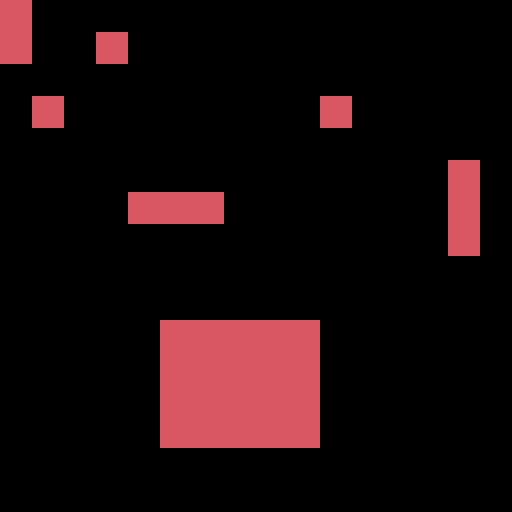

A 2D game scene composited from a Tiled map and its tileset images. What follows is a short description and the map's XML, with every tile layer's data as written:
An orthogonal 16x16 tile map with 32x32 px tiles, 4 tile layers (regions, input_ground, output_collision, output_ground), 2 tilesets.

<map version="1.10" tiledversion="1.11.0" orientation="orthogonal" renderorder="right-down" width="16" height="16" tilewidth="32" tileheight="32" infinite="0" nextlayerid="6" nextobjectid="1">
 <tileset firstgid="1" source="tile_castle_grey.tsx" />
 <tileset firstgid="226" source="tile_castle_grey_v1.tsx" />
 <layer id="2" name="regions" width="16" height="16">
  <data encoding="csv">
17,0,0,0,0,0,0,0,0,0,0,0,0,0,0,0,
32,0,0,263,0,0,0,0,0,0,0,0,0,0,0,0,
0,0,0,0,0,0,0,0,0,0,0,0,0,0,0,0,
0,257,0,0,0,0,0,0,0,0,40,0,0,0,0,0,
0,0,0,0,0,0,0,0,0,0,0,0,0,0,0,0,
0,0,0,0,0,0,0,0,0,0,0,0,0,0,18,0,
0,0,0,0,20,21,22,0,0,0,0,0,0,0,33,0,
0,0,0,0,0,0,0,0,0,0,0,0,0,0,33,0,
0,0,0,0,0,0,0,0,0,0,0,0,0,0,0,0,
0,0,0,0,0,0,0,0,0,0,0,0,0,0,0,0,
0,0,0,0,0,32,32,32,32,32,0,0,0,0,0,0,
0,0,0,0,0,32,32,32,32,32,0,0,0,0,0,0,
0,0,0,0,0,32,32,32,32,32,0,0,0,0,0,0,
0,0,0,0,0,32,32,32,32,32,0,0,0,0,0,0,
0,0,0,0,0,0,0,0,0,0,0,0,0,0,0,0,
0,0,0,0,0,0,0,0,0,0,0,0,0,0,0,0
</data>
 </layer>
 <layer id="3" name="input_ground" width="16" height="16">
  <data encoding="csv">
17,0,0,0,0,0,0,0,0,0,0,0,0,0,0,0,
32,0,0,263,0,0,0,0,0,0,0,0,0,0,0,0,
0,0,0,0,0,0,0,0,0,0,0,0,0,0,0,0,
0,257,0,0,0,0,0,0,0,0,40,0,0,0,0,0,
0,0,0,0,0,0,0,0,0,0,0,0,0,0,0,0,
0,0,0,0,0,0,0,0,0,0,0,0,0,0,18,0,
0,0,0,0,20,21,22,0,0,0,0,0,0,0,33,0,
0,0,0,0,0,0,0,0,0,0,0,0,0,0,33,0,
0,0,0,0,0,0,0,0,0,0,0,0,0,0,0,0,
0,0,0,0,0,0,0,0,0,0,0,0,0,0,0,0,
0,0,0,0,0,32,32,32,32,32,0,0,0,0,0,0,
0,0,0,0,0,32,32,32,32,32,0,0,0,0,0,0,
0,0,0,0,0,32,32,32,32,32,0,0,0,0,0,0,
0,0,0,0,0,32,32,32,32,32,0,0,0,0,0,0,
0,0,0,0,0,0,0,0,0,0,0,0,0,0,0,0,
0,0,0,0,0,0,0,0,0,0,0,0,0,0,0,0
</data>
 </layer>
 <layer id="5" name="output_collision" width="16" height="16">
  <data encoding="csv">
15,0,0,0,0,0,0,0,0,0,0,0,0,0,0,0,
15,0,0,240,0,0,0,0,0,0,0,0,0,0,0,0,
0,0,0,0,0,0,0,0,0,0,0,0,0,0,0,0,
0,240,0,0,0,0,0,0,0,0,15,0,0,0,0,0,
0,0,0,0,0,0,0,0,0,0,0,0,0,0,0,0,
0,0,0,0,0,0,0,0,0,0,0,0,0,0,15,0,
0,0,0,0,15,15,15,0,0,0,0,0,0,0,15,0,
0,0,0,0,0,0,0,0,0,0,0,0,0,0,15,0,
0,0,0,0,0,0,0,0,0,0,0,0,0,0,0,0,
0,0,0,0,0,0,0,0,0,0,0,0,0,0,0,0,
0,0,0,0,0,15,15,15,15,15,0,0,0,0,0,0,
0,0,0,0,0,15,15,15,15,15,0,0,0,0,0,0,
0,0,0,0,0,15,15,15,15,15,0,0,0,0,0,0,
0,0,0,0,0,15,15,15,15,15,0,0,0,0,0,0,
0,0,0,0,0,0,0,0,0,0,0,0,0,0,0,0,
0,0,0,0,0,0,0,0,0,0,0,0,0,0,0,0
</data>
 </layer>
 <layer id="4" name="output_ground" width="16" height="16">
  <data encoding="csv">
0,0,0,0,0,0,0,0,0,0,0,0,0,0,0,0,
0,0,0,0,0,0,0,0,0,0,0,0,0,0,0,0,
0,0,0,0,0,0,0,0,0,0,0,0,0,0,0,0,
0,0,0,0,0,0,0,0,0,0,0,0,0,0,0,0,
0,0,0,0,0,0,0,0,0,0,0,0,0,0,0,0,
0,0,0,0,0,0,0,0,0,0,0,0,0,0,0,0,
0,0,0,0,0,0,0,0,0,0,0,0,0,0,0,0,
0,0,0,0,0,0,0,0,0,0,0,0,0,0,0,0,
0,0,0,0,0,0,0,0,0,0,0,0,0,0,0,0,
0,0,0,0,0,0,0,0,0,0,0,0,0,0,0,0,
0,0,0,0,0,0,0,0,0,0,0,0,0,0,0,0,
0,0,0,0,0,0,0,0,0,0,0,0,0,0,0,0,
0,0,0,0,0,0,0,0,0,0,0,0,0,0,0,0,
0,0,0,0,0,0,0,0,0,0,0,0,0,0,0,0,
0,0,0,0,0,0,0,0,0,0,0,0,0,0,0,0,
0,0,0,0,0,0,0,0,0,0,0,0,0,0,0,0
</data>
 </layer>
</map>
